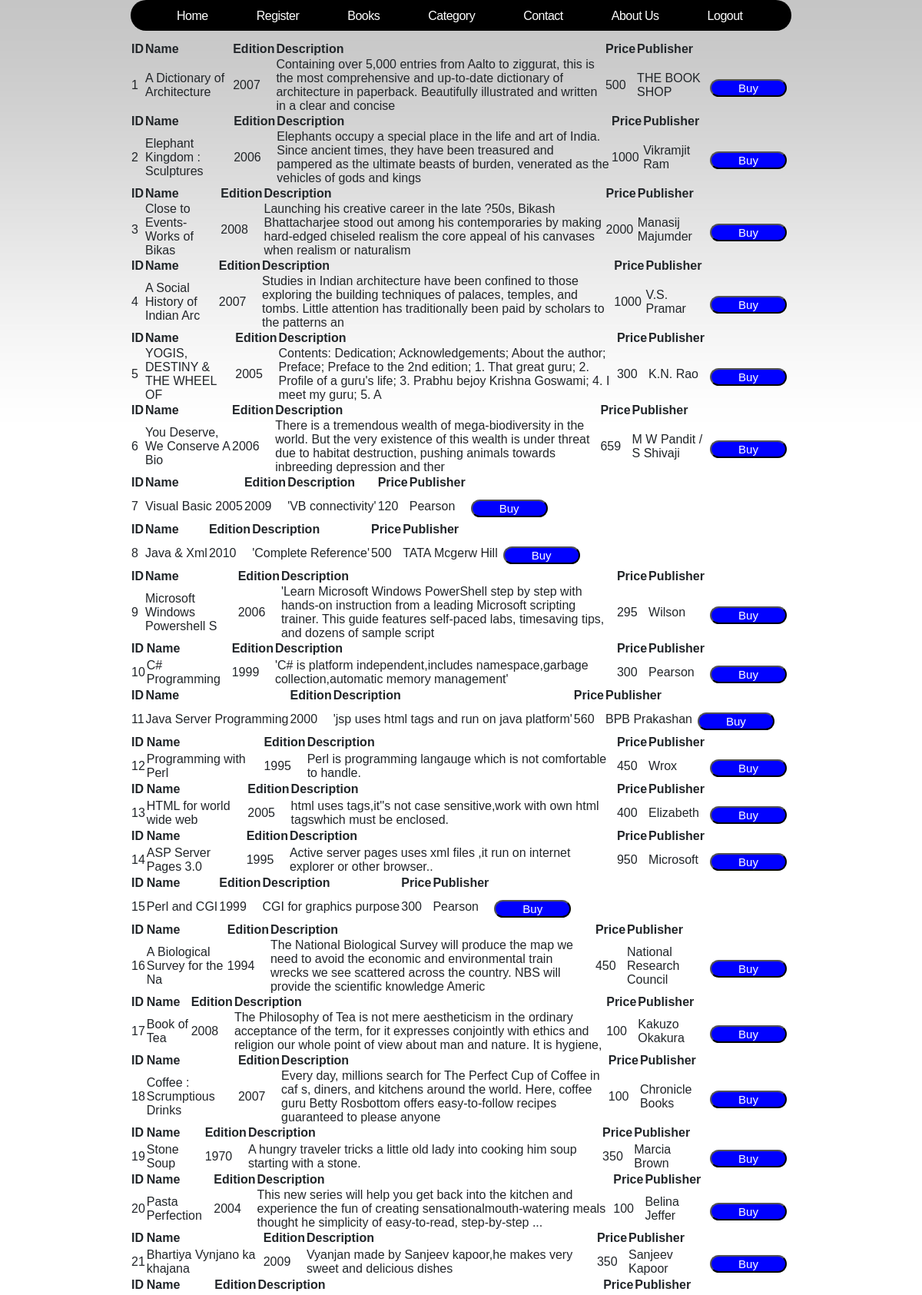
Page /book_user.php (signed in, upper part) on the committed database.
### tables this page shows
CREATE TABLE IF NOT EXISTS `book` (
  `b_id` varchar(10) NOT NULL,
  `b_nm` varchar(30) NOT NULL,
  `b_cat` varchar(30) NOT NULL,
  `b_subcat` varchar(10) NOT NULL,
  `b_desc` varchar(200) NOT NULL,
  `b_publisher` varchar(40) NOT NULL,
  `b_edition` varchar(20) NOT NULL,
  `b_isbn` varchar(20) NOT NULL,
  `b_page` varchar(20) NOT NULL,
  `b_price` varchar(20) NOT NULL,
  PRIMARY KEY (`b_nm`)
);

### book_user.php (the view, shortened to what this page needs)
<!DOCTYPE html>
<head>
<?php
	include("includes/head.inc.php");
?>
</head>
<body>
<div id="outer">
	<div id="header">
		<div id="menu">
			<?php
				include("includes/menu.php");
			?>
		</div>
	</div>
<div id="content">
<?php
$host="localhost";
$dbUsername="root";
$dbPassword="";
$dbname="ebook";
$con=mysql_connect($host,$dbUsername,$dbPassword);
$dat=mysql_select_db($dbname,$con);
if($dat)
{
$sql="select * from book";
$res=mysql_query($sql);
if($res)
while($row=mysql_fetch_array($res))
	echo "<table><tr><th>ID</th><th>Name</th><th>Edition</th><th>Description</th><th>Price</th><th>Publisher</th></tr><tr><td>".$row['b_id']."</td><td>".$row['b_nm']."</td><td>".$row['b_edition']."</td><td>".$row['b_desc']."</td><td>".$row['b_price']."</td><td>".$row['b_publisher']."</td><td><a href='payment.php'><input type='submit' value='Buy' style='background: blue;font-size: 15px;width:100px;color: white;border-radius:20px'></a></td></tr></table>";
}
?>
</div>
</body>
</html>

### my.css (style rules this page uses)
body { margin-top: 20px; padding: 0; font-family: "Trebuchet MS", Arial, Helvetica, sans-serif; font-size: 13px; background: url(images/img01.jpg) repeat-x left top; color: black; }
#outer { height:400px; width:860px; margin:0 auto; }
input[type=submit] { font-family: "Trebuchet MS", Arial, Helvetica, sans-serif; font-size: 15px; width:100px; background: blue; color: white; border-radius:20px; }
#header { width: 860px; height: 40px; margin: 0 auto; background:black; border-radius:20px; }
#menu { float: left; width: 860px; height: 54px; }
#content { height:400px; width:860px; font: 16px "Trebuchet MS", Arial, Helvetica, sans-serif; }
#content a { float:right; padding:5px; text-decoration: none; font: 25px "Trebuchet MS", Arial, Helvetica, sans-serif; color:blue; }

### rows in the picture
book: b "1", b_nm "A Dictionary of Architecture", b_edition "2007", b_desc "Containing over 5,000 entries from Aalto to ziggurat, this is the most comprehensive and up-to-date dictionary of architecture in paperback. Beautifully illustrated and written in a clear and concise", b_price "500", b_publisher "THE BOOK SHOP"
book: b "2", b_nm "Elephant Kingdom : Sculptures", b_edition "2006", b_desc "Elephants occupy a special place in the life and art of India. Since ancient times, they have been treasured and pampered as the ultimate beasts of burden, venerated as the vehicles of gods and kings", b_price "1000", b_publisher "Vikramjit Ram"
book: b "3", b_nm "Close to Events-Works of Bikas", b_edition "2008", b_desc "Launching his creative career in the late ?50s, Bikash Bhattacharjee stood out among his contemporaries by making hard-edged chiseled realism the core appeal of his canvases when realism or naturalism", b_price "2000", b_publisher "Manasij Majumder"
book: b "4", b_nm "A Social History of Indian Arc", b_edition "2007", b_desc "Studies in Indian architecture have been confined to those exploring the building techniques of palaces, temples, and tombs. Little attention has traditionally been paid by scholars to the patterns an", b_price "1000", b_publisher "V.S. Pramar"
book: b "5", b_nm "YOGIS, DESTINY & THE WHEEL OF", b_edition "2005", b_desc "Contents: Dedication; Acknowledgements; About the author; Preface; Preface to the 2nd edition; 1. That great guru; 2. Profile of a guru's life; 3. Prabhu bejoy Krishna Goswami; 4. I meet my guru; 5. A", b_price "300", b_publisher "K.N. Rao"
book: b "6", b_nm "You Deserve, We Conserve A Bio", b_edition "2006", b_desc "There is a tremendous wealth of mega-biodiversity in the world. But the very existence of this wealth is under threat due to habitat destruction, pushing animals towards inbreeding depression and ther", b_price "659", b_publisher "M W Pandit / S Shivaji"
book: b "7", b_nm "Visual Basic 2005", b_edition "2009", b_desc "'VB connectivity'", b_price "120", b_publisher "Pearson"
book: b "8", b_nm "Java & Xml", b_edition "2010", b_desc "'Complete Reference'", b_price "500", b_publisher "TATA Mcgerw Hill"
book: b "9", b_nm "Microsoft Windows Powershell S", b_edition "2006", b_desc "'Learn Microsoft Windows PowerShell step by step with hands-on instruction from a leading Microsoft scripting trainer. This guide features self-paced labs, timesaving tips, and dozens of sample script", b_price "295", b_publisher "Wilson"
book: b "10", b_nm "C# Programming", b_edition "1999", b_desc "'C# is platform independent,includes namespace,garbage collection,automatic memory management'", b_price "300", b_publisher "Pearson"
book: b "11", b_nm "Java Server Programming", b_edition "2000", b_desc "'jsp uses html tags and run on java platform'", b_price "560", b_publisher "BPB Prakashan"
book: b "12", b_nm "Programming with Perl", b_edition "1995", b_desc "Perl is programming langauge which is not comfortable to handle.", b_price "450", b_publisher "Wrox"
book: b "13", b_nm "HTML for world wide web", b_edition "2005", b_desc "html uses tags,it''s not case sensitive,work with own html tagswhich must be enclosed.", b_price "400", b_publisher "Elizabeth"
book: b "14", b_nm "ASP Server Pages 3.0", b_edition "1995", b_desc "Active server pages uses xml files ,it run on internet explorer or other browser..", b_price "950", b_publisher "Microsoft"
book: b "15", b_nm "Perl and CGI", b_edition "1999", b_desc "CGI for graphics purpose", b_price "300", b_publisher "Pearson"
book: b "16", b_nm "A Biological Survey for the Na", b_edition "1994", b_desc "The National Biological Survey will produce the map we need to avoid the economic and environmental train wrecks we see scattered across the country. NBS will provide the scientific knowledge Americ", b_price "450", b_publisher "National Research Council"
book: b "17", b_nm "Book of Tea", b_edition "2008", b_desc "The Philosophy of Tea is not mere aestheticism in the ordinary acceptance of the term, for it expresses conjointly with ethics and religion our whole point of view about man and nature. It is hygiene,", b_price "100", b_publisher "Kakuzo Okakura"
book: b "18", b_nm "Coffee : Scrumptious Drinks", b_edition "2007", b_desc "Every day, millions search for The Perfect Cup of Coffee in caf s, diners, and kitchens around the world. Here, coffee guru Betty Rosbottom offers easy-to-follow recipes guaranteed to please anyone", b_price "100", b_publisher "Chronicle Books"
book: b "19", b_nm "Stone Soup", b_edition "1970", b_desc "A hungry traveler tricks a little old lady into cooking him soup starting with a stone.", b_price "350", b_publisher "Marcia Brown"
book: b "20", b_nm "Pasta Perfection", b_edition "2004", b_desc "This new series will help you get back into the kitchen and experience the fun of creating sensationalmouth-watering meals thought he simplicity of easy-to-read, step-by-step ...", b_price "100", b_publisher "Belina Jeffer"
book: b "21", b_nm "Bhartiya Vynjano ka khajana", b_edition "2009", b_desc "Vyanjan made by Sanjeev kapoor,he makes very sweet and delicious dishes", b_price "350", b_publisher "Sanjeev Kapoor"
